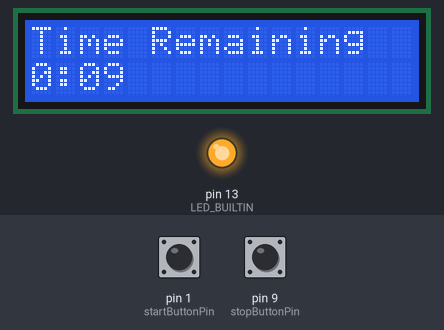
This sketch was run on a simulated Arduino Uno, built with avr-gcc and run on an emulated ATmega328P. On the bench: 16×2 character LCD, output pins drawn as LEDs (lit = HIGH). The inputs (shaded band) are chosen by the test bench; at power-on: pin 9 (stopButtonPin) LOW, pin 1 (startButtonPin) HIGH. At 32.9 s the program stops and its outputs stay as they are.

Above: at 1.2 s.
1.3 s: pin 9 (stopButtonPin) pulled HIGH for 1.15 s
At 2.4 s:
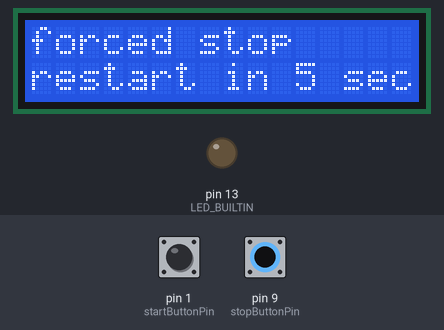
6.4 s: pin 1 (startButtonPin) pulled LOW for 1.15 s
At 7.1 s:
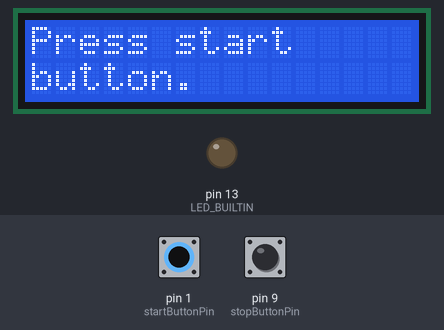
9.9 s: pin 9 (stopButtonPin) pulled HIGH for 3.2 s
At 11.7 s:
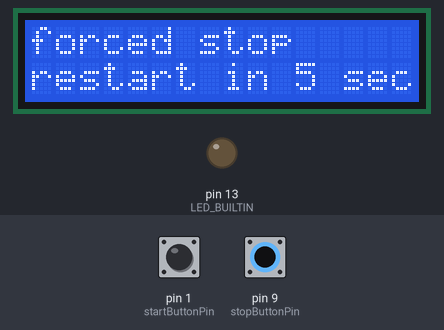
14.6 s: pin 1 (startButtonPin) pulled LOW for 3.2 s
At 17.7 s:
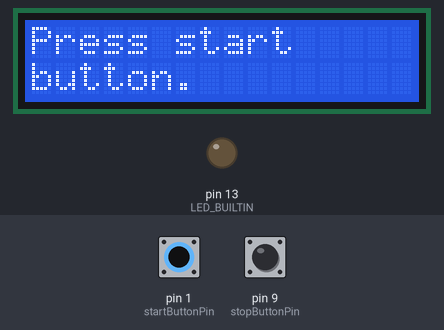
Timing chart, 0 to 29.4 s (numbered marks = the images above; inputs shaded):
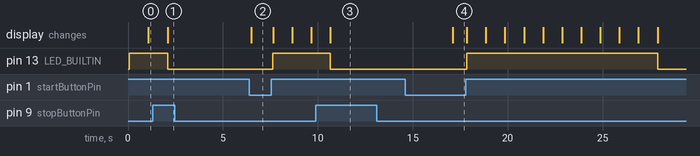

Measured:
- after the input at 1.3 s, pin 13 (LED_BUILTIN): HIGH → LOW after 0.78 s; the display: changes after 0.78 s (image 1)
- after the input at 6.4 s, pin 13 (LED_BUILTIN): LOW → HIGH after 1.2 s instead of 0.08 s; the display: changes after 0.09 s (image 2)
- after the input at 9.9 s, pin 13 (LED_BUILTIN): HIGH → LOW after 0.76 s; the display: changes after 0.76 s (image 3)
- after the input at 14.6 s, the display: changes after 2.5 s (image 4)

The sketch:

UVbox.ino
```cpp
#include<Wire.h>
#include <LiquidCrystal.h>
LiquidCrystal lcd(2,3,4,5,6,7);
int m,s,i,count=10,buzz_count=5;
const int startButtonPin = 1;
const int stopButtonPin = 9;
void setup() {

  lcd.begin(16, 2);

  pinMode(startButtonPin, INPUT);
  pinMode(stopButtonPin, INPUT);
  pinMode(LED_BUILTIN, OUTPUT);
}
void loop() {
  while (digitalRead(startButtonPin) == LOW) {
    // Show "Press start button" on the LCD
    lcd.clear();
    lcd.print("Press start");
    lcd.setCursor(0, 1);
    lcd.print("button.");
    delay(100);
  }

  // put your main code here, to run repeatedly:
  for(i=count;i>=0;i--){
    m=i/60;
    s=i%60;
    if(i!=0){
      digitalWrite(LED_BUILTIN, HIGH);
    }
    else{
      lcd.clear();
      lcd.setCursor(0, 0);
      lcd.print("time up!!");
      while(buzz_count!=0){
        digitalWrite(LED_BUILTIN,LOW);
        buzz_count--;
        delay(1000);
      }
      digitalWrite(LED_BUILTIN,LOW );
   }
    lcd.clear();
    lcd.print("Time Remaining");
    if(i==0){
      lcd.clear();
      lcd.setCursor(0, 0);
      lcd.print("time up!!");
      exit(0);
    }
    else if(digitalRead(stopButtonPin) == HIGH){
      lcd.clear();
      //lcd.setCursor(0, 0);
      lcd.print("forced stop");
      lcd.setCursor(0, 1);
      lcd.print("restart in 5 sec");
      digitalWrite(LED_BUILTIN,LOW);
      while(digitalRead(stopButtonPin) == HIGH){
        // Wait for stop button release
        delay(50);
      }
      delay(4000); // Wait for 1 second before restarting the countdown
      break; // Exit the countdown loop
    }
    else{


      lcd.setCursor(0,1);
      lcd.print(m);
      lcd.print(":");
      if(s>=10){
        lcd.print(s);
      }
      else{
        lcd.print("0");
        lcd.print(s);
      }
      delay(1000);
    }
  }
}
```
